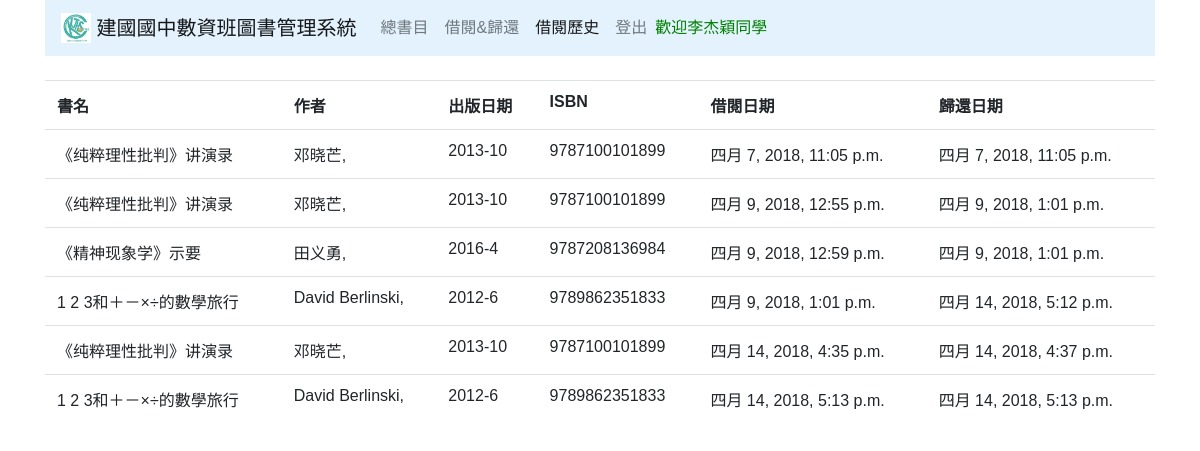
Page /book/history/ (signed in) on the committed database.
### main/models.py (models this page shows, shortened)
class Profile(models.Model):
    user = models.OneToOneField(User, on_delete=models.CASCADE)
    real_name = models.CharField(max_length=5)
    school_id = models.CharField(max_length=5)

class Borrows(models.Model):
    borrower = models.CharField(max_length=100)
    rent_time = models.DateTimeField(auto_now_add=True)
    title = models.CharField(max_length=100)
    author = models.CharField(max_length=100, default='test')
    isbn = models.CharField(max_length=100)
    pubtime = models.CharField(max_length=100, default='test')
    return_time = models.DateTimeField(blank=True, null=True)

### main/views.py (the view)
# urls.py: path('history/', views.history, name='history')
@login_required(login_url='/login/')
def history(request):
    borrow_list = Borrows.objects.filter(borrower=request.user.profile.real_name)
    return render(request, 'main/history.html', {'borrow_list': borrow_list})

### main/templates/main/history.html
{% extends 'main/base.html'%}
{% block content %}
{% if borrow_list %}
<table class="table" style="width:100%">
	<tr>
		<th>書名</th>
		<th>作者</th>
		<th>出版日期</th>
		<th>ISBN</th>
		<th>借閱日期</th>
		<th>歸還日期</th>
	</tr>
	{% for history in borrow_list %}
		{% if history.return_time == None %}
		<tr>
			<td><font color="green">{{history.title}}</td>
			<td><font color="green">{{history.author}}</td>
			<td><font color="green">{{history.pubtime}}</td>
			<td><font color="green">{{history.isbn}}</td>
			<td><font color="green">{{history.rent_time}}</td>
		</tr>
		{% else %}
		<tr>
			<td>{{history.title}}</td>
			<td>{{history.author}}</td>
			<td>{{history.pubtime}}</td>
			<td>{{history.isbn}}</td>
			<td>{{history.rent_time}}</td>
			<td>{{history.return_time}}
			</td>
		</tr>
		{% endif %}
		{% endfor %}
</table>
{% endif %}
{% endblock content %}

### main/templates/main/base.html (shortened to what this page needs)
<html>
<head>
		{% include 'main/snippets/css.html' %}
</head>
<body>
<div class='container' style="font-family: 'Noto Sans CJK TC Regular', sans-serif;">
	{% include 'main/snippets/nav.html' %}
	{% block content %}
	{% endblock content %}
</div>
</body>
</html>

### main/templates/main/snippets/css.html (shortened to what this page needs)
{% load static %}
<link href="/static/bootstrap.css" rel="stylesheet" />

### main/templates/main/snippets/nav.html (shortened to what this page needs)
	<nav class="navbar navbar-expand-lg navbar-light navbar-static-top" style="background-color: #e3f2fd;">
	  <a class="navbar-brand" href="/book/">
			 <img src="/static/icon.jpg" width="30" height="30" class="d-inline-block align-top" alt="">
			建國國中數資班圖書管理系統
		</a>
	 <div class="collapse navbar-collapse" id="navbarSupportedContent">
		 <ul class="navbar-nav mr-auto">
				<a class="nav-link {% if request.path == '/book/' %}active{% endif %}" href="/book">總書目</a>
		{% if user.is_authenticated %}
					<a class="nav-link {% if request.path == '/book/rent/' %}active{% endif %}" href="/book/rent">借閱&amp;歸還</a>
					<a class="nav-link {% if request.path == '/book/history/' %}active{% endif %}" href="/book/history">借閱歷史</a>
					<a class="nav-link" href="/logout/">登出</a>
					<a class="navbar-text"><font color="green">歡迎{{user.profile.real_name}}同學</font></a>
		{% else %}
					<a class="nav-link {% if request.path == '/login/' %}active{% endif %}" href="/login/">登入</a>
					<a class="nav-link {% if request.path == '/register/' %}active{% endif %}" href='/register/'>註冊</a>
		{% endif %}
		</ul>
	</div>
	</nav>

### rows in the picture
Borrows: title "《纯粹理性批判》讲演录", author "邓晓芒,", pubtime "2013-10", isbn "9787100101899", rent_time "四月 7, 2018, 11:05 p.m.", return_time "四月 7, 2018, 11:05 p.m."
Borrows: title "《纯粹理性批判》讲演录", author "邓晓芒,", pubtime "2013-10", isbn "9787100101899", rent_time "四月 9, 2018, 12:55 p.m.", return_time "四月 9, 2018, 1:01 p.m."
Borrows: title "《精神现象学》示要", author "田义勇,", pubtime "2016-4", isbn "9787208136984", rent_time "四月 9, 2018, 12:59 p.m.", return_time "四月 9, 2018, 1:01 p.m."
Borrows: title "1 2 3和＋－×÷的數學旅行", author "David Berlinski,", pubtime "2012-6", isbn "9789862351833", rent_time "四月 9, 2018, 1:01 p.m.", return_time "四月 14, 2018, 5:12 p.m."
Borrows: title "《纯粹理性批判》讲演录", author "邓晓芒,", pubtime "2013-10", isbn "9787100101899", rent_time "四月 14, 2018, 4:35 p.m.", return_time "四月 14, 2018, 4:37 p.m."
Borrows: title "1 2 3和＋－×÷的數學旅行", author "David Berlinski,", pubtime "2012-6", isbn "9789862351833", rent_time "四月 14, 2018, 5:13 p.m.", return_time "四月 14, 2018, 5:13 p.m."

### other values in the picture
{{ user.profile.real_name }} "李杰穎"
